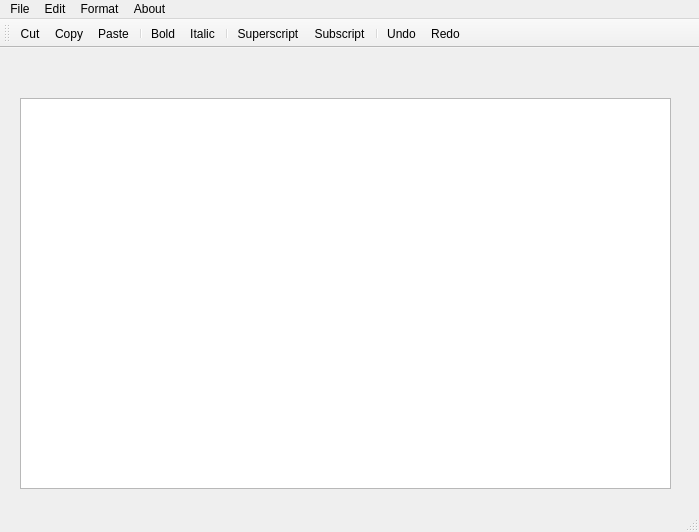
<?xml version="1.0" encoding="UTF-8"?>
<ui version="4.0">
 <class>MainWindow</class>
 <widget class="QMainWindow" name="MainWindow">
  <property name="geometry">
   <rect>
    <x>0</x>
    <y>0</y>
    <width>699</width>
    <height>532</height>
   </rect>
  </property>
  <property name="windowTitle">
   <string>MainWindow</string>
  </property>
  <widget class="QWidget" name="centralwidget">
   <widget class="QTextEdit" name="textEdit">
    <property name="geometry">
     <rect>
      <x>20</x>
      <y>50</y>
      <width>651</width>
      <height>391</height>
     </rect>
    </property>
    <property name="font">
     <font>
      <family>Arial</family>
     </font>
    </property>
   </widget>
  </widget>
  <widget class="QMenuBar" name="menubar">
   <property name="geometry">
    <rect>
     <x>0</x>
     <y>0</y>
     <width>699</width>
     <height>25</height>
    </rect>
   </property>
   <widget class="QMenu" name="menuFile">
    <property name="title">
     <string>File</string>
    </property>
    <addaction name="actionNew"/>
    <addaction name="actionOpen"/>
    <addaction name="actionSave"/>
    <addaction name="actionSave_AS"/>
   </widget>
   <widget class="QMenu" name="menuEdit">
    <property name="title">
     <string>Edit</string>
    </property>
    <addaction name="separator"/>
    <addaction name="actionCut"/>
    <addaction name="actionCopy"/>
    <addaction name="actionPaste"/>
    <addaction name="separator"/>
    <addaction name="actionUndo"/>
    <addaction name="actionRedo"/>
   </widget>
   <widget class="QMenu" name="menuAbout">
    <property name="title">
     <string>About</string>
    </property>
    <addaction name="actionAbout"/>
   </widget>
   <widget class="QMenu" name="menuFormat">
    <property name="title">
     <string>Format</string>
    </property>
    <addaction name="actionBold"/>
    <addaction name="actionItalic"/>
    <addaction name="separator"/>
    <addaction name="actionSuperscript"/>
    <addaction name="actionSubscript"/>
   </widget>
   <addaction name="menuFile"/>
   <addaction name="menuEdit"/>
   <addaction name="menuFormat"/>
   <addaction name="menuAbout"/>
  </widget>
  <widget class="QStatusBar" name="statusbar"/>
  <widget class="QToolBar" name="toolBar">
   <property name="windowTitle">
    <string>toolBar</string>
   </property>
   <attribute name="toolBarArea">
    <enum>TopToolBarArea</enum>
   </attribute>
   <attribute name="toolBarBreak">
    <bool>false</bool>
   </attribute>
   <addaction name="actionCut"/>
   <addaction name="actionCopy"/>
   <addaction name="actionPaste"/>
   <addaction name="separator"/>
   <addaction name="actionBold"/>
   <addaction name="actionItalic"/>
   <addaction name="separator"/>
   <addaction name="actionSuperscript"/>
   <addaction name="actionSubscript"/>
   <addaction name="separator"/>
   <addaction name="actionUndo"/>
   <addaction name="actionRedo"/>
  </widget>
  <action name="actionNew">
   <property name="icon">
    <iconset resource="assets.qrc">
     <normaloff>:/Images/new.png</normaloff>:/Images/new.png</iconset>
   </property>
   <property name="text">
    <string>New</string>
   </property>
  </action>
  <action name="actionOpen">
   <property name="icon">
    <iconset resource="assets.qrc">
     <normaloff>:/Images/open.png</normaloff>:/Images/open.png</iconset>
   </property>
   <property name="text">
    <string>Open</string>
   </property>
  </action>
  <action name="actionSave">
   <property name="icon">
    <iconset resource="assets.qrc">
     <normaloff>:/Images/save.png</normaloff>:/Images/save.png</iconset>
   </property>
   <property name="text">
    <string>Save</string>
   </property>
  </action>
  <action name="actionSave_AS">
   <property name="icon">
    <iconset resource="assets.qrc">
     <normaloff>:/Images/saveas.png</normaloff>:/Images/saveas.png</iconset>
   </property>
   <property name="text">
    <string>Save As</string>
   </property>
  </action>
  <action name="actionCut">
   <property name="icon">
    <iconset resource="assets.qrc">
     <normaloff>:/Images/cut.png</normaloff>:/Images/cut.png</iconset>
   </property>
   <property name="text">
    <string>Cut</string>
   </property>
  </action>
  <action name="actionCopy">
   <property name="icon">
    <iconset resource="assets.qrc">
     <normaloff>:/Images/copy.png</normaloff>:/Images/copy.png</iconset>
   </property>
   <property name="text">
    <string>Copy</string>
   </property>
  </action>
  <action name="actionPaste">
   <property name="icon">
    <iconset resource="assets.qrc">
     <normaloff>:/Images/paste.png</normaloff>:/Images/paste.png</iconset>
   </property>
   <property name="text">
    <string>Paste</string>
   </property>
  </action>
  <action name="actionAbout">
   <property name="icon">
    <iconset resource="assets.qrc">
     <normaloff>:/Images/about.png</normaloff>:/Images/about.png</iconset>
   </property>
   <property name="text">
    <string>About</string>
   </property>
  </action>
  <action name="actionBold">
   <property name="icon">
    <iconset resource="assets.qrc">
     <normaloff>:/Images/bold.png</normaloff>:/Images/bold.png</iconset>
   </property>
   <property name="text">
    <string>Bold</string>
   </property>
  </action>
  <action name="actionItalic">
   <property name="icon">
    <iconset resource="assets.qrc">
     <normaloff>:/Images/italic.png</normaloff>:/Images/italic.png</iconset>
   </property>
   <property name="text">
    <string>Italic</string>
   </property>
  </action>
  <action name="actionUndo">
   <property name="icon">
    <iconset resource="assets.qrc">
     <normaloff>:/Images/undo.png</normaloff>:/Images/undo.png</iconset>
   </property>
   <property name="text">
    <string>Undo</string>
   </property>
  </action>
  <action name="actionRedo">
   <property name="icon">
    <iconset resource="assets.qrc">
     <normaloff>:/Images/redo.png</normaloff>:/Images/redo.png</iconset>
   </property>
   <property name="text">
    <string>Redo</string>
   </property>
  </action>
  <action name="actionSuperscript">
   <property name="icon">
    <iconset resource="assets.qrc">
     <normaloff>:/Images/superscript.png</normaloff>:/Images/superscript.png</iconset>
   </property>
   <property name="text">
    <string>Superscript</string>
   </property>
  </action>
  <action name="actionSubscript">
   <property name="icon">
    <iconset resource="assets.qrc">
     <normaloff>:/Images/subscript.png</normaloff>:/Images/subscript.png</iconset>
   </property>
   <property name="text">
    <string>Subscript</string>
   </property>
  </action>
 </widget>
 <resources>
  <include location="assets.qrc"/>
 </resources>
 <connections/>
</ui>
